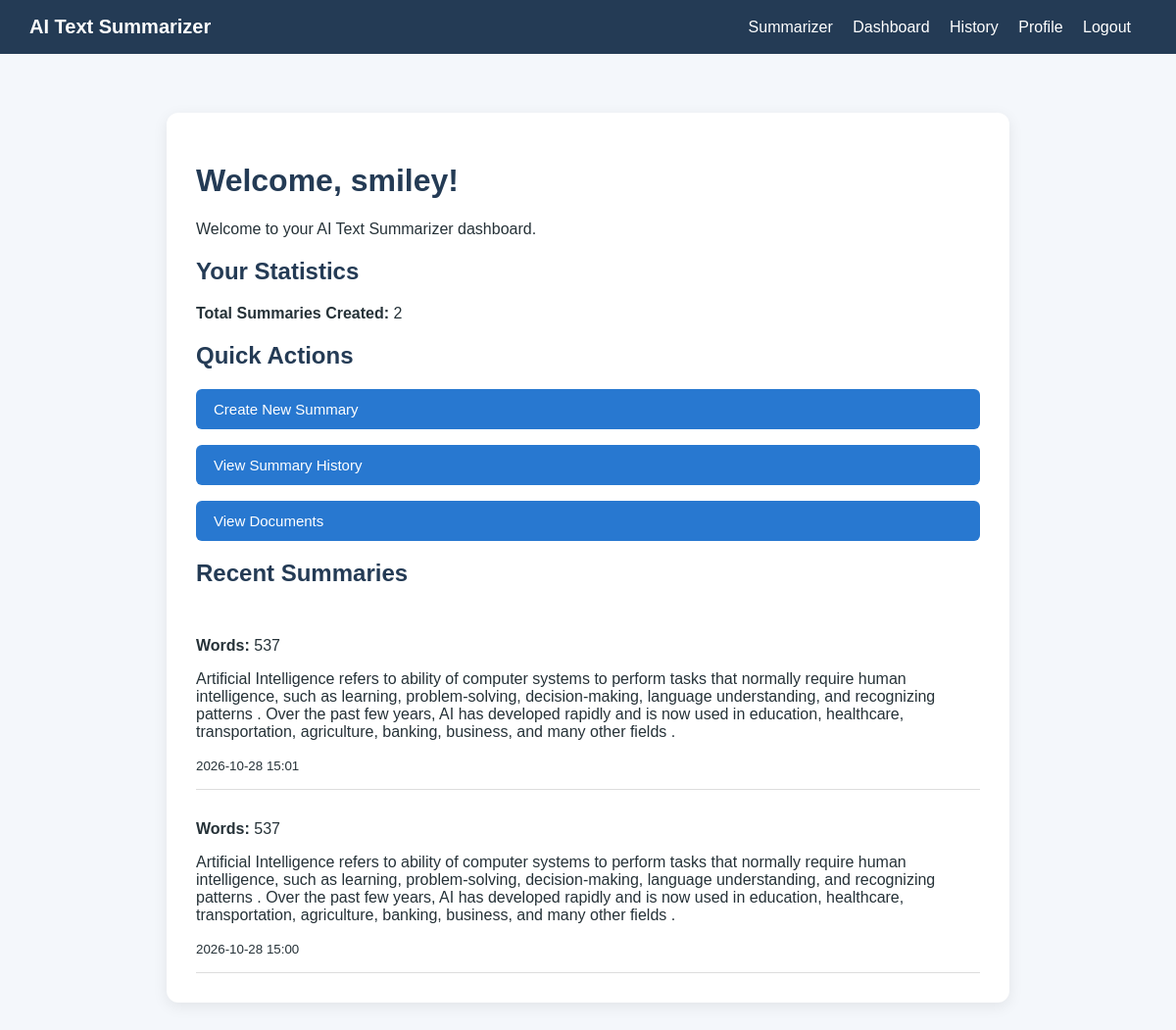
The app's page /dashboard (signed in) with its own data.
### tables this page shows
CREATE TABLE summaries (
                id INTEGER PRIMARY KEY AUTOINCREMENT,
                user_id INTEGER NOT NULL,
                original_text TEXT NOT NULL,
                summary_text TEXT NOT NULL,
                word_count INTEGER NOT NULL,
                readability REAL,
                created_at TEXT NOT NULL,
                FOREIGN KEY (user_id) REFERENCES users(id)
            );

### app.py (the view)
@app.route("/dashboard")
@login_required
def dashboard():
    with get_db() as db:
        total = db.execute("""
            SELECT COUNT(*) AS total
            FROM summaries
            WHERE user_id = ?
        """, (session["user_id"],)).fetchone()["total"]
        recent = db.execute("""
            SELECT id, summary_text, word_count, created_at
            FROM summaries
            WHERE user_id = ?
            ORDER BY id DESC
            LIMIT 5
        """, (session["user_id"],)).fetchall()
    return render_template(
        "dashboard.html",
        total=total,
        recent=recent
    )

### app.py (called while the page is built)
def get_db():
    connection = sqlite3.connect(DB_PATH)
    connection.row_factory = sqlite3.Row
    return connection

def login_required(function):
    @wraps(function)
    def wrapper(*args, **kwargs):
        if "user_id" not in session:
            flash("Please log in to continue.", "info")
            return redirect(url_for("login"))
        return function(*args, **kwargs)
    return wrapper

### templates/dashboard.html
{% extends "base.html" %}
{% block content %}
<div class="card">
    <h1>Welcome, {{ session.get('user_name', 'User') }}!</h1>
    <p>Welcome to your AI Text Summarizer dashboard.</p>
    <h2>Your Statistics</h2>
    <p><strong>Total Summaries Created:</strong> {{ total }}</p>
    <h2>Quick Actions</h2>
    <p>
        <a class="btn btn-primary" href="{{ url_for('home') }}">
            Create New Summary
        </a>
    </p>
    <p>
        <a class="btn btn-primary" href="{{ url_for('history') }}">
            View Summary History
        </a>
    </p>
    <p>
        <a class="btn btn-primary" href="{{ url_for('documents') }}">
            View Documents
        </a>
    </p>
    <h2>Recent Summaries</h2>
    {% if recent %}
        {% for item in recent %}
            <div style="border-bottom: 1px solid #ddd; padding: 15px 0;">
                <p><strong>Words:</strong> {{ item['word_count'] }}</p>
                <p>{{ item['summary_text'] }}</p>
                <small>{{ item['created_at'] }}</small>
            </div>
        {% endfor %}
    {% else %}
        <p>You haven't created any summaries yet. Start by summarizing some text!</p>
    {% endif %}
</div>
{% endblock %}

### templates/base.html (style rules this page uses)
* { box-sizing: border-box; }
body { margin: 0; font-family: Arial, sans-serif; background: #f4f7fb; color: #263238; }
.auth-card, .card { background: white; padding: 30px; border-radius: 12px; box-shadow: 0 4px 15px rgba(0, 0, 0, 0.08); }
h1, h2 { color: #243b55; }
.btn { display: inline-block; padding: 12px 18px; border: none; border-radius: 6px; cursor: pointer; text-decoration: none; font-size: 15px; }
.btn-primary { background: #2878d0; color: white; width: 100%; }

### records on screen
summaries: word_count "537", summary_text "Artificial Intelligence refers to ability of computer systems to perform tasks that normally require human intelligence, such as learning, problem-solving, decision-making, language understanding, and recognizing patterns . Over the past few years, AI has developed rapidly and is now used in education, healthcare, transportation, agriculture, banking, business, and many other fields .", created_at "2026-10-28 15:01"
summaries: word_count "537", summary_text "Artificial Intelligence refers to ability of computer systems to perform tasks that normally require human intelligence, such as learning, problem-solving, decision-making, language understanding, and recognizing patterns . Over the past few years, AI has developed rapidly and is now used in education, healthcare, transportation, agriculture, banking, business, and many other fields .", created_at "2026-10-28 15:00"

### other values on screen
{{ session.get('user_name', 'User') }} "smiley"
{{ total }} "2"
